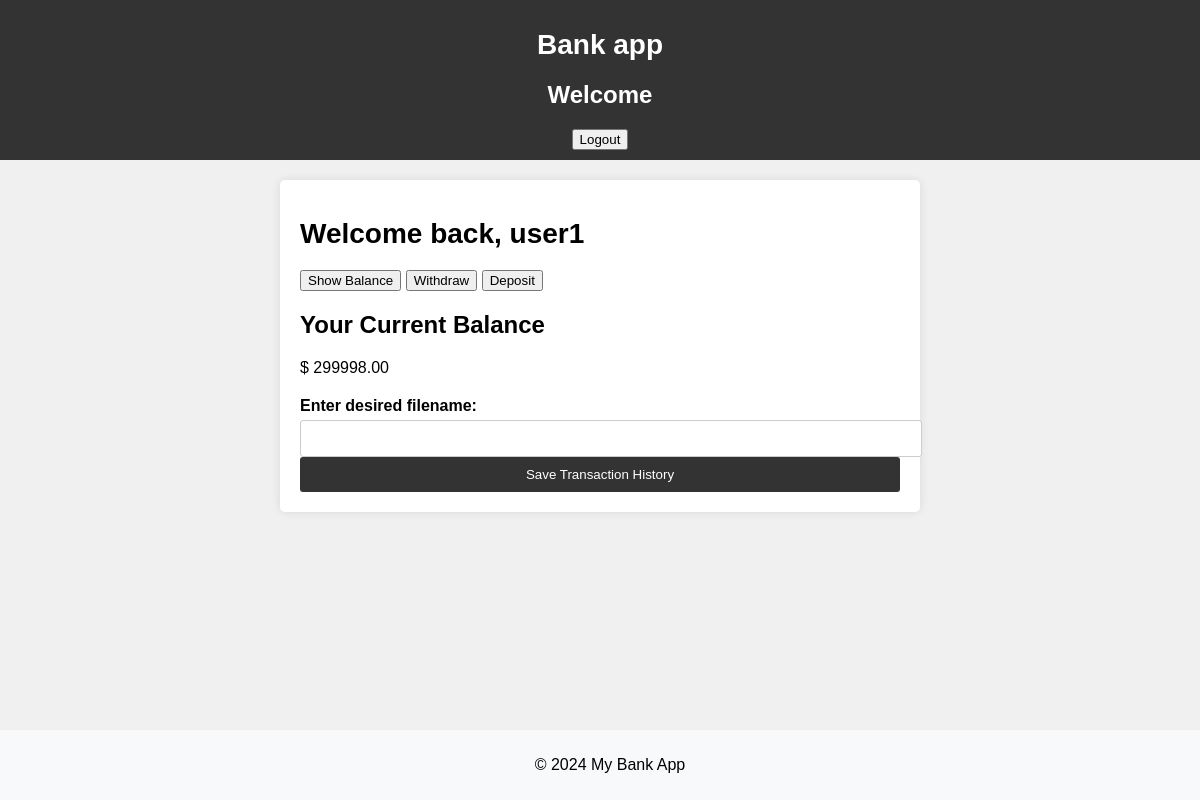
/show (signed in), run on an earlier commit of the app's database.
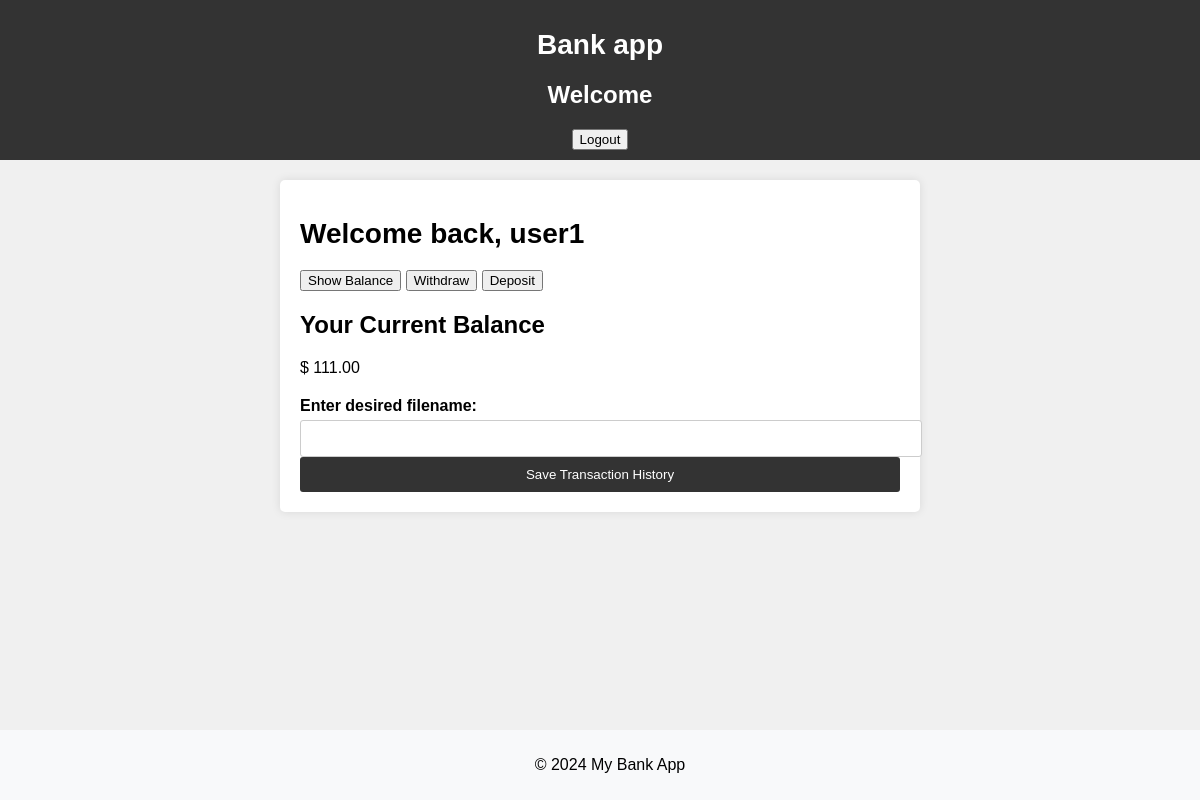
And on a later commit of the database.
### db.py (models this page shows)
class Account(db.Model):
    id = db.Column(db.Integer, primary_key=True)
    username = db.Column(db.String(128), unique=True, nullable=False)
    password = db.Column(db.String(128), nullable=False)
    balance = db.Column(db.Float, nullable=False, default=0.0)

### transaction.py (the view)
@bp_transaction.route("/show")
def show():
    if g.user is None:
        return redirect(url_for('user.login'))
    account = g.user
    dummy_form = DummyForm()
    return render_template("show_balance.html", account=account, form=dummy_form)

### transaction.py
class DummyForm(FlaskForm):
    pass

### transaction.py (called while the page is built)
@bp_transaction.before_request
def load_logged_in_user():
    user_id = session.get('user_id')
    if user_id is None:
        g.user = None
    else:
        g.user = Account.query.get(user_id)

### user.py (called while the page is built)
@bp_user.before_app_request
def load_logged_in_user():
    user_id = session.get('user_id')
    if user_id is None:
        g.user = None
    else:
        g.user = Account.query.get(user_id)

### templates/transaction/show_balance.html (shortened to what this page needs)
{% extends 'transaction/index.html' %}  {% block detail %}
<h2>Your Current Balance</h2>
<p>$ {{ "%.2f"|format(account.balance) }}</p>
<form
  action="{{ url_for('transaction.save_transaction') }}"
  method="post"
  style="margin-top: 20px"
>
  <label for="filename">Enter desired filename:</label>
  <input type="text" id="filename" name="filename" required />
  <button type="submit" class="save-button">Save Transaction History</button>
</form>
{% endblock %}

### templates/transaction/index.html (shortened to what this page needs)
{% extends 'base.html' %}  {% block content %}
<h1>Welcome back, {{account.username}}</h1>
<div class="transaction-buttons">
  <button onclick="location.href='{{ url_for('transaction.show') }}'">
    Show Balance
  </button>
  <button onclick="location.href='{{ url_for('transaction.withdraw') }}'">
    Withdraw
  </button>
  <button onclick="location.href='{{ url_for('transaction.deposit') }}'">
    Deposit
  </button>
</div>
{% block detail %}{% endblock %} {% endblock %}

### templates/base.html (shortened to what this page needs)
<!DOCTYPE html>
<html lang="en">
<head>
    <link rel="stylesheet" href="{{ url_for('static', filename='styles.css') }}">
</head>
<body>
    <header>
        <h1>Bank app</h1>
        <h2>Welcome</h2>
        <nav>
            {% if g.user %}
                <button onclick="location.href='{{ url_for('user.logout') }}'">Logout</button>
            {% else %}
                <button onclick="location.href='{{ url_for('user.login') }}'">Login</button>
                <button onclick="location.href='{{ url_for('user.register_start') }}'">Register</button>
            {% endif %}
        </nav>
    </header>
    <main>
        {% block content %}{% endblock %}
    </main>
    <footer>
        <p>&copy; 2024 My Bank App</p>
    </footer>
</body>
</html>

### static/styles.css (style rules this page uses)
body { font-family: Arial, sans-serif; background-color: #f0f0f0; margin: 0; padding: 0; }
header { background-color: #333; color: #fff; padding: 10px 20px; text-align: center; }
main { max-width: 600px; margin: 20px auto; padding: 20px; background-color: #fff; border-radius: 5px; box-shadow: 0 0 10px rgba(0, 0, 0, 0.1); }
h1 { margin-bottom: 20px; font-size: 28px; }
form { display: flex; flex-direction: column; }
label { font-weight: bold; }
input[type="text"], input[type="password"] { width: 100%; padding: 10px; margin-top: 5px; border: 1px solid #ccc; border-radius: 3px; }
button[type="submit"] { padding: 10px 20px; background-color: #333; color: #fff; border: none; border-radius: 3px; cursor: pointer; transition: background-color 0.3s ease; }
footer { background-color: #f8f9fa; text-align: center; padding: 10px; position: fixed; width: 100%; bottom: 0; }

What changed in the data, as far as the page shows it:
changed Account "user1": balance "299998.00" → "111.00"
